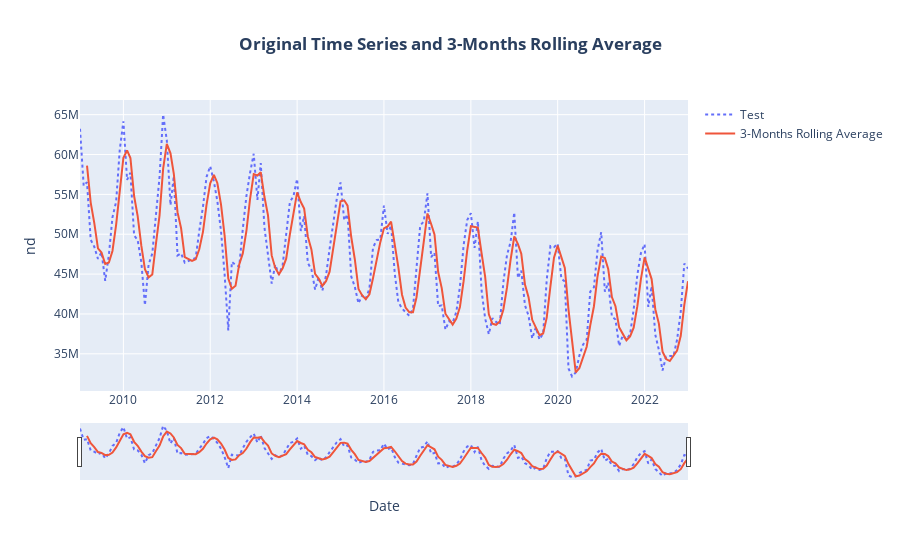

This figure's notebook cell:
### Code cell
fig = go.Figure()

fig.add_trace(go.Scatter(x=df_monthly.index, y=df_monthly['nd'], name="Test", line=dict(dash='dot')))
fig.add_trace(go.Scatter(x=df_monthly.index, y=df_monthly['rolling_avg'], mode='lines', name='3-Months Rolling Average'))


fig.update_layout(
    xaxis_title='Date',
    yaxis_title='National Demand MW',
    title={'text': '<b>Original Time Series and 3-Months Rolling Average<b>', 'x': 0.5, 'xanchor': 'center'})
fig.update_xaxes(rangeslider_visible=True)
fig.update_layout(showlegend=True)

fig.show()

### Figure 1 — Plotly figure (JSON) as saved in the notebook; plotly's stock layout.template omitted (floating-point values rounded to 4 significant figures; data arrays with more than 128 entries replaced by an {"elided": "..."} marker saying what was removed)
{"data": [{"line": {"dash": "dot"}, "name": "Test", "type": "scatter", "x": {"elided": "169 str values"}, "y": {"elided": "169 int values"}}, {"mode": "lines", "name": "3-Months Rolling Average", "type": "scatter", "x": {"elided": "169 str values"}, "y": {"elided": "169 float values"}}], "layout": {"showlegend": true, "title": {"text": "<b>Original Time Series and 3-Months Rolling Average<b>", "x": 0.5, "xanchor": "center"}, "xaxis": {"rangeslider": {"visible": true}, "title": {"text": "Date"}}, "yaxis": {"title": {"text": "nd"}}}}
